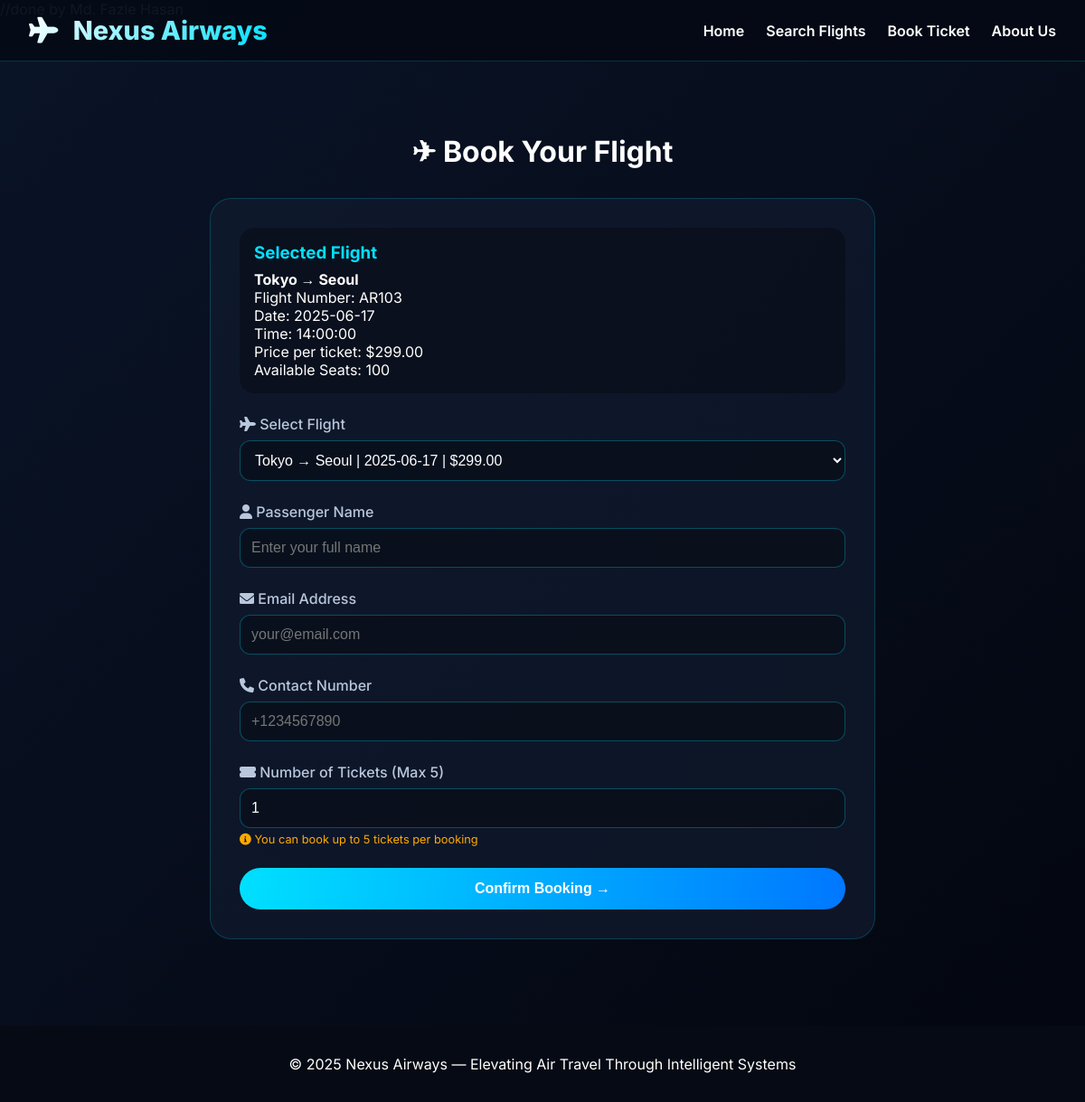
The app's page /booking.php?flight_id=3 with its own data.
### tables this page shows
CREATE TABLE flights (
    id INT(11) NOT NULL AUTO_INCREMENT,
    flight_number VARCHAR(20) NOT NULL,
    origin VARCHAR(100) NOT NULL,
    destination VARCHAR(100) NOT NULL,
    departure_date DATE NOT NULL,
    departure_time TIME NOT NULL,
    price DECIMAL(10,2) NOT NULL,
    seats_available INT(11) DEFAULT 100,
    PRIMARY KEY (id)
);

### booking.php (the view, shortened to what this page needs)
<?php
$conn = new mysqli("localhost", "root", "", "AR");
$selectedFlight = null;
$success = false;
$booking_ref = '';
$total_price = 0;
$flight_data = null;
$passenger_name_saved = '';
$num_tickets_saved = 0;
if(isset($_GET['flight_id'])) {
    $flight_id = $_GET['flight_id'];
    $result = $conn->query("SELECT * FROM flights WHERE id = $flight_id");
    if($result && $result->num_rows > 0) {
        $selectedFlight = $result->fetch_assoc();
    }
}
?>
<!DOCTYPE html>
<html lang="en">
<head>
    <link rel="stylesheet" href="https://cdnjs.cloudflare.com/ajax/libs/font-awesome/6.0.0-beta3/css/all.min.css">
</head>
<body>
<nav class="navbar">
    <div class="nav-container">
        <a href="index.php" class="logo">
            <i class="fas fa-plane"></i> Nexus Airways
        </a>
        <div class="nav-links">
            <a href="index.php">Home</a>
            <a href="search.php">Search Flights</a>
            <a href="booking.php">Book Ticket</a>
            <a href="about.php">About Us</a>
        </div>
    </div>
</nav>
<div class="container">
    <h1 style="text-align: center; margin-bottom: 2rem;">✈ Book Your Flight</h1>
    <?php if($success && $flight_data): ?>
        <div class="success">
            <i class="fas fa-check-circle" style="font-size: 3rem; color: #00ff88;"></i>
            <h2>Booking Confirmed!</h2>
            <p><strong>Booking Reference:</strong> <?php echo $booking_ref; ?></p>
            <p><strong>Flight:</strong> <?php echo $flight_data['origin']; ?> → <?php echo $flight_data['destination']; ?></p>
            <p><strong>Date:</strong> <?php echo $flight_data['departure_date']; ?></p>
            <p><strong>Passenger:</strong> <?php echo $passenger_name_saved; ?></p>
            <p><strong>Tickets:</strong> <?php echo $num_tickets_saved; ?></p>
            <p><strong>Total Price:</strong> $<?php echo number_format($total_price, 2); ?></p>
            <br>
            <a href="index.php" style="color: #00e0ff;">← Back to Home</a>
        </div>
    <?php else: ?>
    <div class="booking-card">
            <?php if($selectedFlight): ?>
            <div class="flight-info">
                <h3>Selected Flight</h3>
                <p><strong><?php echo $selectedFlight['origin']; ?> → <?php echo $selectedFlight['destination']; ?></strong></p>
                <p>Flight Number: <?php echo $selectedFlight['flight_number']; ?></p>
                <p>Date: <?php echo $selectedFlight['departure_date']; ?></p>
                <p>Time: <?php echo $selectedFlight['departure_time']; ?></p>
                <p>Price per ticket: $<?php echo $selectedFlight['price']; ?></p>
                <p>Available Seats: <?php echo $selectedFlight['seats_available']; ?></p>
            </div>
            <?php endif; ?>
            <form method="POST" action="booking.php" id="bookingForm" onsubmit="return validateBookingForm()">
                <div class="form-group">
                    <label><i class="fas fa-plane"></i> Select Flight</label>
                    <select name="flight_id" id="flight_id" required>
                        <?php
                        $flightsResult = $conn->query("SELECT * FROM flights");
                        while($flight = $flightsResult->fetch_assoc()):
                        ?>
                            <option value="<?php echo $flight['id']; ?>" <?php echo ($selectedFlight && $selectedFlight['id'] == $flight['id']) ? 'selected' : ''; ?>>
                                <?php echo $flight['origin']; ?> → <?php echo $flight['destination']; ?> | <?php echo $flight['departure_date']; ?> | $<?php echo $flight['price']; ?>
                            </option>
                        <?php endwhile; ?>
                    </select>
                </div>
                <div class="form-group">
                    <label><i class="fas fa-user"></i> Passenger Name</label>
                    <input type="text" name="passenger_name" id="passenger_name" required placeholder="Enter your full name">
                </div>
                <div class="form-group">
                    <label><i class="fas fa-envelope"></i> Email Address</label>
                    <input type="email" name="email" id="email" required placeholder="your@email.com">
                </div>
                <div class="form-group">
                    <label><i class="fas fa-phone"></i> Contact Number</label>
                    <input type="text" name="phone" id="phone" required placeholder="+1234567890">
        </div>
                <div class="form-group">
                    <label><i class="fas fa-ticket-alt"></i> Number of Tickets (Max 5)</label>
                    <input type="number" name="num_tickets" id="num_tickets" min="1" max="5" value="1" required>
                    <div class="ticket-limit">
                        <i class="fas fa-info-circle"></i> You can book up to 5 tickets per booking
                    </div>
                </div>
        <button type="submit" name="book_ticket" class="btn-submit">Confirm Booking →</button>
            </form>
        </div>
    <?php endif; ?>
</div>
<footer>
    <p>© 2025 Nexus Airways — Elevating Air Travel Through Intelligent Systems</p>
</footer>
</body>
</html>

### booking.php (style rules this page uses)
* { margin: 0; padding: 0; box-sizing: border-box; }
body { font-family: 'Inter', sans-serif; background: linear-gradient(135deg, #0a1428 0%, #03060f 100%); color: white; }
.navbar { position: fixed; top: 0; width: 100%; background: rgba(5, 10, 22, 0.95); padding: 1rem 2rem; z-index: 1000; border-bottom: 1px solid rgba(0, 224, 255, 0.2); }
.nav-container { max-width: 1400px; margin: 0 auto; display: flex; justify-content: space-between; align-items: center; flex-wrap: wrap; gap: 1rem; }
.logo { font-size: 1.8rem; font-weight: 800; background: linear-gradient(135deg, #FFFFFF, #00e0ff); -webkit-background-clip: text; background-clip: text; color: transparent; text-decoration: none; transition: transform 0.3s; display: inline-block; }
.logo i { margin-right: 10px; }
.nav-links { display: flex; gap: 1.5rem; flex-wrap: wrap; }
.nav-links a { color: white; text-decoration: none; font-weight: 600; transition: 0.3s; position: relative; }
.nav-links a::after { content: ''; position: absolute; bottom: -5px; left: 0; width: 0; height: 2px; background: #00e0ff; transition: width 0.3s; }
.container { max-width: 800px; margin: 0 auto; padding: 8rem 2rem 4rem; }
.booking-card { background: rgba(18, 28, 48, 0.7); border-radius: 24px; padding: 2rem; border: 1px solid rgba(0,224,255,0.2); transition: all 0.3s; animation: fadeInUp 0.6s ease; }
.flight-info { background: rgba(0,0,0,0.3); padding: 1rem; border-radius: 16px; margin-bottom: 1.5rem; transition: all 0.3s; }
.flight-info h3 { color: #00e0ff; margin-bottom: 0.5rem; }
.form-group { margin-bottom: 1.5rem; }
.form-group label { display: block; margin-bottom: 0.5rem; color: #b9c7dd; font-weight: 500; }
.form-group input, .form-group select { width: 100%; padding: 12px; background: rgba(0,0,0,0.3); border: 1px solid rgba(0,224,255,0.3); border-radius: 12px; color: white; font-size: 1rem; transition: all 0.3s; }
.btn-submit { width: 100%; padding: 14px; background: linear-gradient(95deg, #00e0ff, #0077ff); border: none; border-radius: 40px; color: white; font-weight: 700; font-size: 1rem; cursor: pointer; transition: all 0.3s; }
.ticket-limit { font-size: 0.8rem; color: #ffaa00; margin-top: 0.3rem; }
footer { background: #050a14; padding: 2rem; text-align: center; margin-top: 2rem; }

### records on screen
flights: origin "Tokyo", destination "Seoul", flight_number "AR103", departure_date "2025-06-17", departure_time "14:00:00", price "299.00", seats_available "100"

### other values on screen
form field flight_id "Tokyo → Seoul | 2025-06-17 | $299.00"
